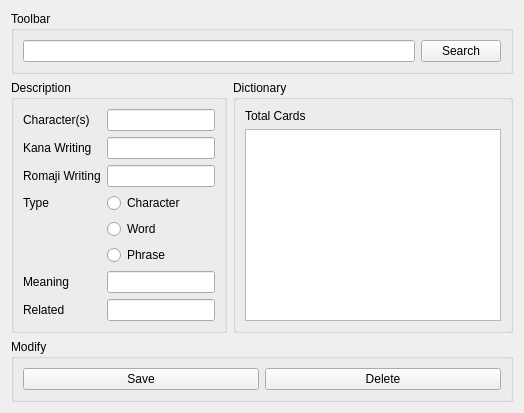
<?xml version="1.0" encoding="UTF-8"?>
<ui version="4.0">
 <class>Cards_Interface</class>
 <widget class="QWidget" name="Cards_Interface">
  <property name="windowTitle">
   <string>Cards_Interface</string>
  </property>
  <layout class="QVBoxLayout" name="mainLayout">
   <item>
    <widget class="QGroupBox" name="groupBox_4">
     <property name="title">
      <string>Toolbar</string>
     </property>
     <layout class="QHBoxLayout" name="horizontalLayout_2">
      <item>
       <widget class="QLineEdit" name="search_lineEdit"/>
      </item>
      <item>
       <widget class="QPushButton" name="search_pushButton">
        <property name="text">
         <string>Search</string>
        </property>
       </widget>
      </item>
     </layout>
    </widget>
   </item>
   <item>
    <layout class="QHBoxLayout" name="contentLayout">
     <item stretch="3">
      <widget class="QGroupBox" name="groupBox">
       <property name="title">
        <string>Description</string>
       </property>
       <layout class="QFormLayout" name="formLayout_2">
        <item row="0" column="0">
         <widget class="QLabel" name="label">
          <property name="text">
           <string>Character(s)</string>
          </property>
         </widget>
        </item>
        <item row="0" column="1">
         <widget class="QLineEdit" name="answer_lineEdit"/>
        </item>
        <item row="1" column="0">
         <widget class="QLabel" name="label_2">
          <property name="text">
           <string>Kana Writing</string>
          </property>
         </widget>
        </item>
        <item row="1" column="1">
         <widget class="QLineEdit" name="kana_lineEdit"/>
        </item>
        <item row="2" column="0">
         <widget class="QLabel" name="label_3">
          <property name="text">
           <string>Romaji Writing</string>
          </property>
         </widget>
        </item>
        <item row="2" column="1">
         <widget class="QLineEdit" name="romaji_lineEdit"/>
        </item>
        <item row="5" column="0">
         <widget class="QLabel" name="label_4">
          <property name="text">
           <string>Type</string>
          </property>
         </widget>
        </item>
        <item row="5" column="1">
         <widget class="QRadioButton" name="kana_radioButton">
          <property name="text">
           <string>Character</string>
          </property>
         </widget>
        </item>
        <item row="6" column="1">
         <widget class="QRadioButton" name="kanji_radioButton">
          <property name="text">
           <string>Word</string>
          </property>
         </widget>
        </item>
        <item row="7" column="1">
         <widget class="QRadioButton" name="phrase_radioButton">
          <property name="text">
           <string>Phrase</string>
          </property>
         </widget>
        </item>
        <item row="10" column="0">
         <widget class="QLabel" name="label_5">
          <property name="text">
           <string>Meaning</string>
          </property>
         </widget>
        </item>
        <item row="10" column="1">
         <widget class="QLineEdit" name="meaning_lineEdit"/>
        </item>
        <item row="11" column="0">
         <widget class="QLabel" name="label_6">
          <property name="text">
           <string>Related</string>
          </property>
         </widget>
        </item>
        <item row="11" column="1">
         <widget class="QLineEdit" name="related_lineEdit"/>
        </item>
       </layout>
      </widget>
     </item>
     <item stretch="2">
      <widget class="QGroupBox" name="groupBox_3">
       <property name="title">
        <string>Dictionary</string>
       </property>
       <layout class="QVBoxLayout" name="verticalLayout">
        <item>
         <widget class="QLabel" name="label_7">
          <property name="text">
           <string>Total Cards</string>
          </property>
         </widget>
        </item>
        <item>
         <widget class="QListWidget" name="cards_listWidget"/>
        </item>
       </layout>
      </widget>
     </item>
    </layout>
   </item>
   <item>
    <widget class="QGroupBox" name="groupBox_2">
     <property name="title">
      <string>Modify</string>
     </property>
     <layout class="QHBoxLayout" name="horizontalLayout">
      <item>
       <widget class="QPushButton" name="save_pushButton">
        <property name="text">
         <string>Save</string>
        </property>
       </widget>
      </item>
      <item>
       <widget class="QPushButton" name="delete_pushButton">
        <property name="text">
         <string>Delete</string>
        </property>
       </widget>
      </item>
     </layout>
    </widget>
   </item>
  </layout>
 </widget>
 <resources/>
 <connections/>
</ui>
